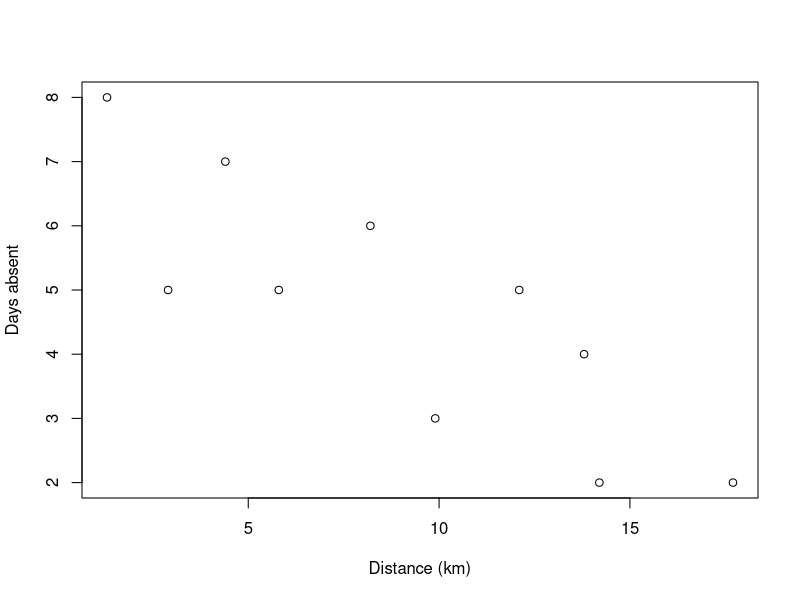
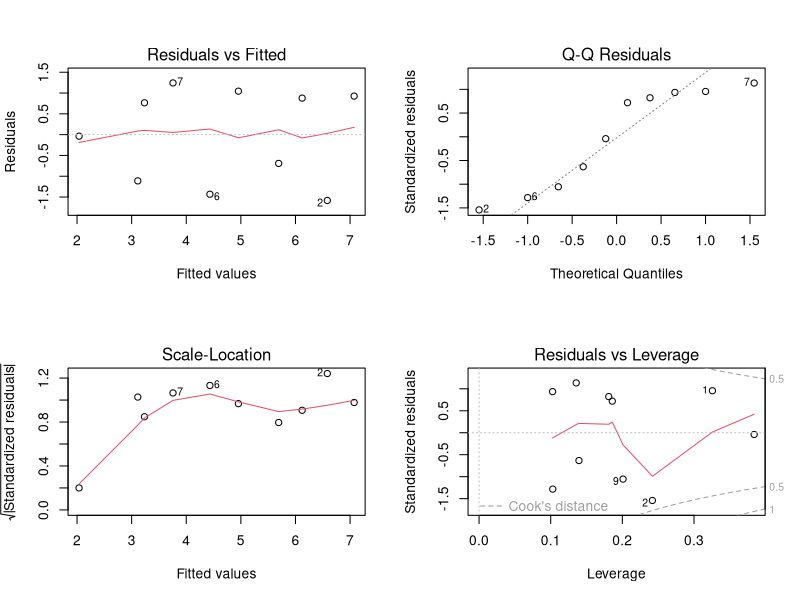

Here is the R script that generated these plots, in order:
y <- c(8,5,7,5,6,3,5,4,2,2)
x <- c(1.3, 2.9, 4.4, 5.8, 8.2, 9.9, 12.1, 13.8, 14.2, 17.7)

# (a) because number of days absent is the response variable,
#     something we aim to predict and understand better

# (b) scatter plot
plot(x, y, xlab = "Distance (km)", ylab = "Days absent")

# (c) regression line
lm <- lm(y ~ x)
summary(lm)

# (d) -ve slope means that as distance decreases, # of days absent increases

# (e) prediction of y for x = 10 is 4.402061 days
new.x <- data.frame(x = 10)
prediction.y <- predict(lm, new.x)
prediction.y

# (f) I don't think it will be the same because our model was trained with a small sample size of 10,
#     the behavior of employees who live much further away would differ from the employees in our sample

# (g) approx normal and variance seems constant
par(mfrow = c(2, 2))
plot(lm)